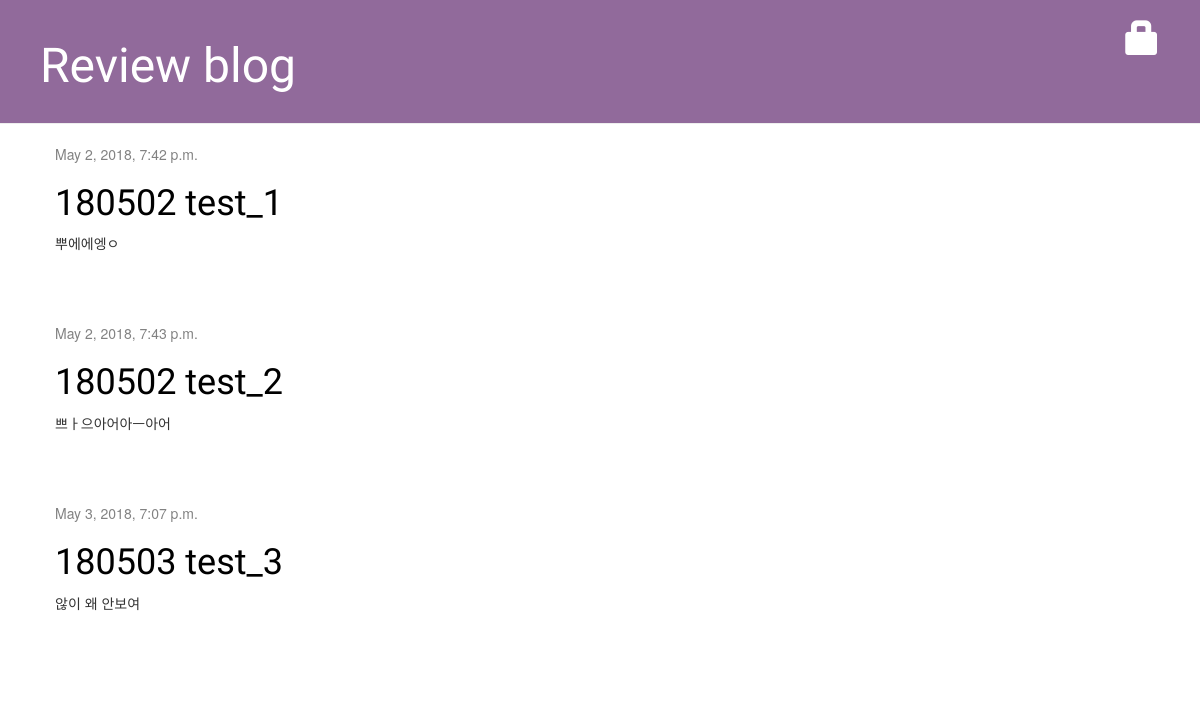
Before: / with the older database file.
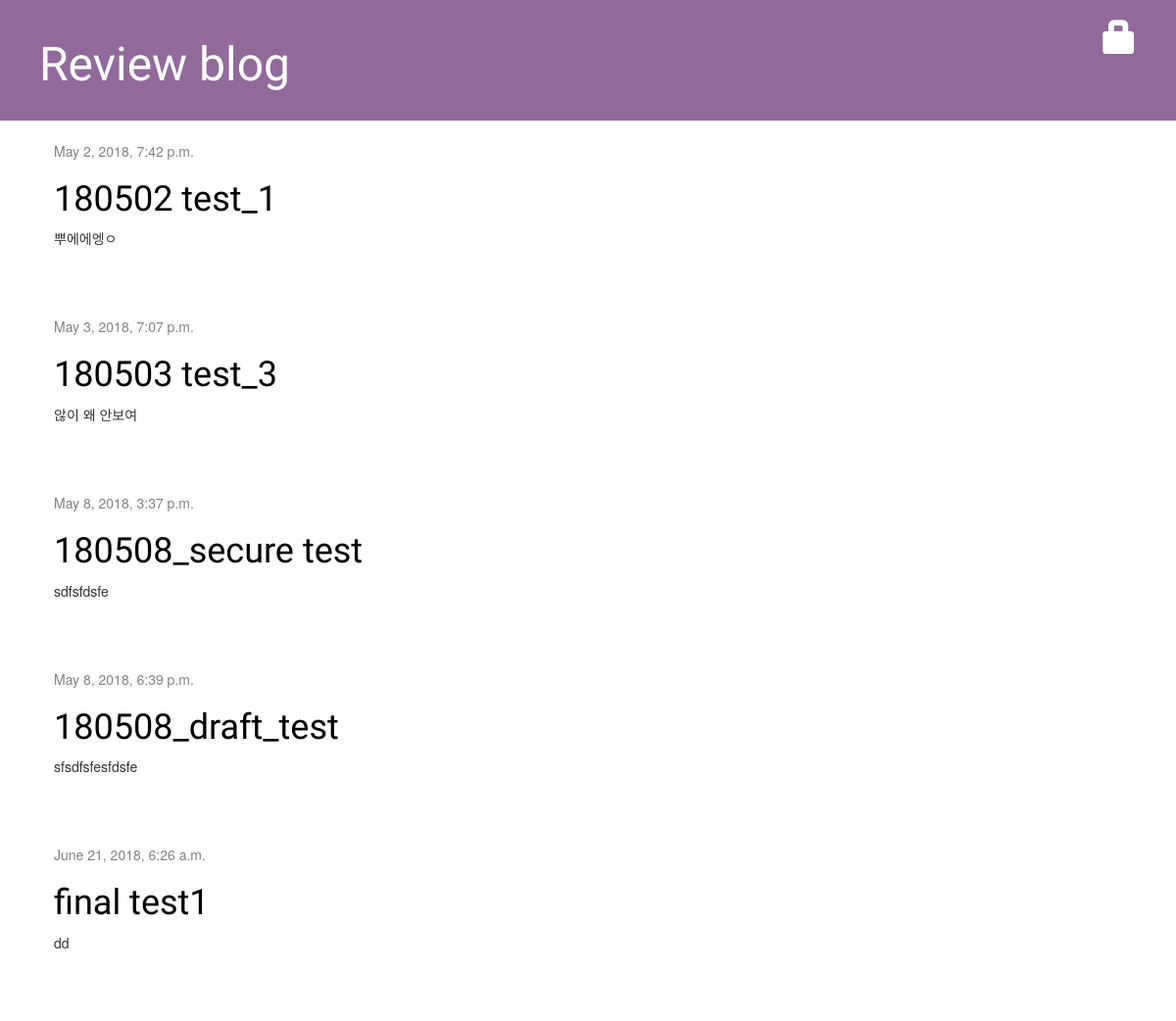
After: the same page with the newer database file.
### blog/models.py (models this page shows, shortened)
class Post(models.Model):
	author = models.ForeignKey('auth.User', on_delete=models.CASCADE)
	title = models.CharField(max_length=200)
	text = models.TextField()
	created_date = models.DateTimeField(default=timezone.now)
	published_date = models.DateTimeField(blank=True, null=True)

### blog/views.py (the view)
# urls.py: url(r'^$', views.post_list, name='post_list'),
def post_list(request):
    posts = Post.objects.filter(published_date__lte=timezone.now()).order_by('published_date')
    return render(request, 'blog/post_list.html', {'posts': posts})

### blog/templates/blog/post_list.html
{% extends 'blog/base.html' %}
{% block content %}
  {% for post in posts %}
    <div class="post">
      <div class="date">
        {{ post.published_date }}
      </div>
      <h1><a href="{% url 'post_detail' pk=post.pk %}">{{ post.title }}</a></h1>
      <p>{{ post.text|linebreaksbr }}</p>
    </div>
  {% endfor %}
{% endblock %}

Changed rows visible on the page:
removed Post: published_date "May 2, 2018, 7:43 p.m.", title "180502 test_2", text "쁘ㅏ으아어아ㅡ아어"
added Post: published_date "May 8, 2018, 3:37 p.m.", title "180508_secure test", text "sdfsfdsfe"
added Post: published_date "May 8, 2018, 6:39 p.m.", title "180508_draft_test", text "sfsdfsfesfdsfe"
added Post: published_date "June 21, 2018, 6:26 a.m.", title "final test1", text "dd"
